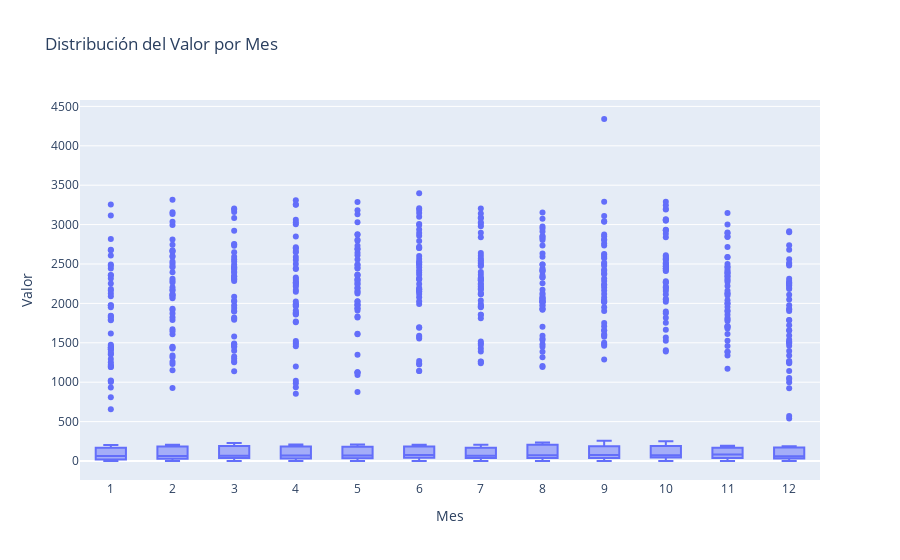

Source (notebook cell):
### Markdown cell above
Se agrupa el DataFrame por mes. 
Se crean boxplots para visualizar la distribución de los valores en cada mes. 
Esto ayuda a entender la variabilidad mensual y a identificar posibles patrones estacionales.

### Code cell
# df_filtrado = df_final[(df_final['Estado']!='TOTAL') & ((df_final['Ax_003']=='H') | (df_final['Ax_003']=='M'))] 
df_filtrado = df_final[(df_final['Estado']=='TOTAL') & ((df_final['Ax_003']=='Sem.') )]
# Agrupar por mes y calcular estadísticas descriptivas
monthly_stats = df_filtrado.groupby(['Mes'])['Valor'].describe()
print("Estadísticas descriptivas por mes:")
display(monthly_stats)

# Crear un boxplot interactivo para visualizar la distribución por mes con seaborn
plt.figure(figsize=(12, 6))
sns.boxplot(data=df_filtrado, x='Mes', y='Valor',hue='Ax_003')
plt.title(f'Distribución del Valor por Mes respecto al incremento semanal (Ax_003=Sem.)')
plt.xlabel('Mes')
plt.ylabel('Valor')
plt.grid(True)
plt.show()
# # Crear un boxplot interactivo para visualizar la distribución por mes con plotly
fig = px.box(df_filtrado, x='Mes', y='Valor',
             title='Distribución del Valor por Mes',
             labels={'Mes': 'Mes', 'Valor': 'Valor'},
             hover_data={'Semana': True,},
             category_orders={"Mes": sorted(df_filtrado['Mes'].unique())}) # Asegurar el orden correcto de los meses

fig.update_layout(xaxis = dict(tickmode = 'linear', tick0 = 1, dtick = 1)) # Asegurar que se muestren todos los meses
fig.show()

### Figure 1 — Plotly figure (JSON) as saved in the notebook; plotly's stock layout.template omitted (floating-point values rounded to 4 significant figures; data arrays with more than 128 entries replaced by an {"elided": "..."} marker saying what was removed)
{"data": [{"alignmentgroup": "True", "customdata": {"elided": "6306x1 int values"}, "hovertemplate": "Mes=%{x}<br>Valor=%{y}<br>Semana=%{customdata[0]}<extra></extra>", "legendgroup": "", "marker": {"color": "#636efa"}, "name": "", "notched": false, "offsetgroup": "", "orientation": "v", "showlegend": false, "type": "box", "x": {"elided": "6306 int values"}, "x0": " ", "xaxis": "x", "y": {"elided": "6306 float values"}, "y0": " ", "yaxis": "y"}], "layout": {"boxmode": "group", "legend": {"tracegroupgap": 0}, "title": {"text": "Distribución del Valor por Mes"}, "xaxis": {"anchor": "y", "categoryarray": [1, 2, 3, 4, 5, 6, 7, 8, 9, 10, 11, 12], "categoryorder": "array", "domain": [0, 1], "dtick": 1, "tick0": 1, "tickmode": "linear", "title": {"text": "Mes"}}, "yaxis": {"anchor": "x", "domain": [0, 1], "title": {"text": "Valor"}}}}
